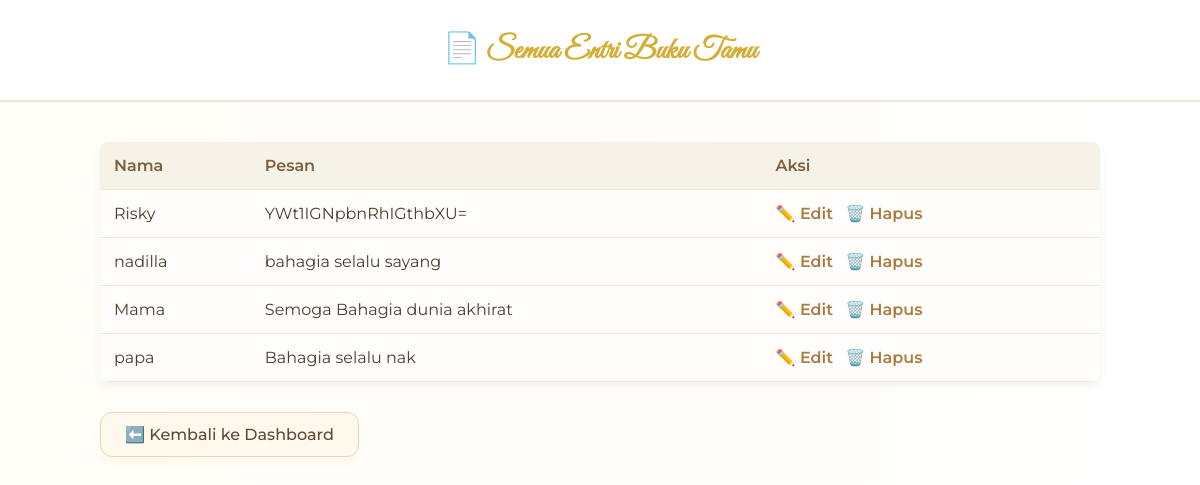
/admin/data_buku_tamu.php, run on the app's committed database.
### tables this page shows
CREATE TABLE `guestbook_entries` (
  `id` int(11) NOT NULL,
  `name` varchar(100) DEFAULT NULL,
  `message` text DEFAULT NULL,
  `created_at` timestamp NOT NULL DEFAULT current_timestamp()
);

### admin/data_buku_tamu.php (the view, shortened to what this page needs)
<?php
include '../config/db.php';
$q = mysqli_query($conn, "SELECT * FROM guestbook_entries");
?>
<!DOCTYPE html>
<html lang="id">
<head>
</head>
<body>
    <header>
        <h2>📄 Semua Entri Buku Tamu</h2>
    </header>
    <div class="container">
        <table>
            <tr>
                <th>Nama</th>
                <th>Pesan</th>
                <th>Aksi</th>
            </tr>
            <?php while ($r = mysqli_fetch_assoc($q)) { ?>
            <tr>
                <td><?= ($r['name']) ?></td>
                <td><?= nl2br(($r['message'])) ?></td>
                <td class="aksi">
                    <a href='edit_entri.php?id=<?= $r['id'] ?>'>✏️ Edit</a>
                    <a href='hapus_entri.php?id=<?= $r['id'] ?>'>🗑️ Hapus</a>
                </td>
            </tr>
            <?php } ?>
        </table>
        <a class="back-link" href='index.php'>⬅️ Kembali ke Dashboard</a>
    </div>
</body>
</html>

### admin/data_buku_tamu.php (style rules this page uses)
body { font-family: 'Montserrat', sans-serif; background: linear-gradient(to right, #fffdf7, #ffffff); color: #4b3e2e; margin: 0; padding: 0; }
header { background-color: #ffffff; padding: 30px 20px; text-align: center; border-bottom: 2px solid #f0e6d2; }
header h2 { margin: 0; font-size: 30px; color: #d4af37; font-family: 'Great Vibes', cursive; }
.container { padding: 40px 20px; max-width: 1000px; margin: auto; }
table { width: 100%; border-collapse: collapse; background: #fffefc; box-shadow: 0 4px 10px rgba(0,0,0,0.05); border-radius: 8px; overflow: hidden; }
th, td { padding: 14px; border-bottom: 1px solid #f2e6d6; text-align: left; }
th { background-color: #f7f2e8; color: #7b613f; font-weight: 600; }
.aksi a { margin-right: 8px; text-decoration: none; color: #a87c3f; font-weight: 600; }
.back-link { display: inline-block; margin-top: 30px; text-decoration: none; padding: 12px 24px; background: #fff8ec; border: 1px solid #e5d7b9; border-radius: 12px; color: #5a4b36; transition: all 0.3s ease; font-weight: 500; box-shadow: 0 4px 10px rgba(212, 175, 55, 0.08); }

### data on the page
guestbook_entries: name "Risky", message "YWt1IGNpbnRhIGthbXU="
guestbook_entries: name "nadilla", message "bahagia selalu sayang"
guestbook_entries: name "Mama", message "Semoga Bahagia dunia akhirat"
guestbook_entries: name "papa", message "Bahagia selalu nak"
